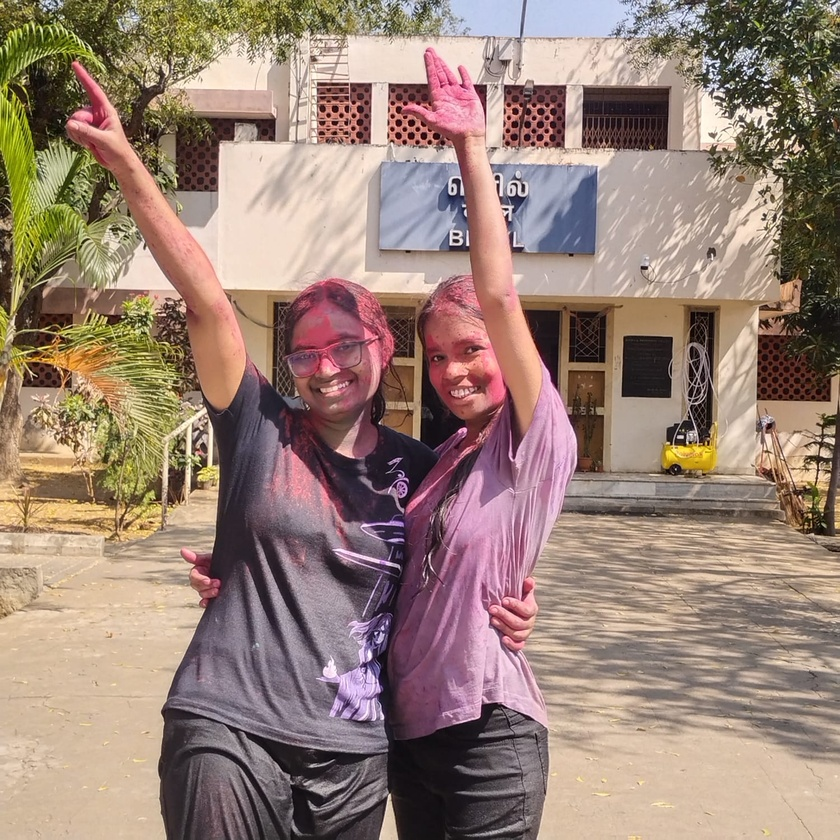
#> input picture demo.jpeg, 840 x 840 px, shrunk from 1500 x 1500 before the run
$ python imageTransform.py
#> lines starting #> are read from the running program, lines starting #| are printed output that depends on the picture
#image processing
#flipping image
from PIL import Image
img = Image.open("demo.jpeg")
#> img is the input picture: PIL image 840x840 RGB; mean R, G, B 153.5, 130.3, 118.4
#transpose method is used to flip the image
trans_img=img.transpose(Image.FLIP_LEFT_RIGHT)
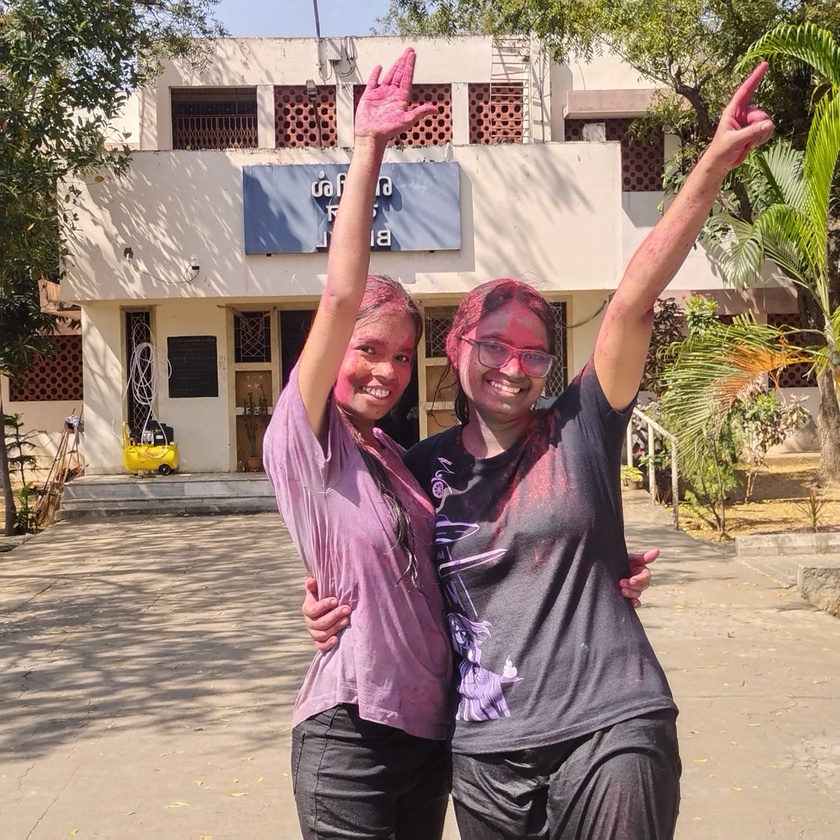
#> trans_img: PIL image 840x840 RGB; mean R, G, B 153.5, 130.3, 118.4
#save it to human readable format
trans_img.save("flipped_demo.jpeg")
print("Image flipped and saved as flipped_demo.jpeg")
